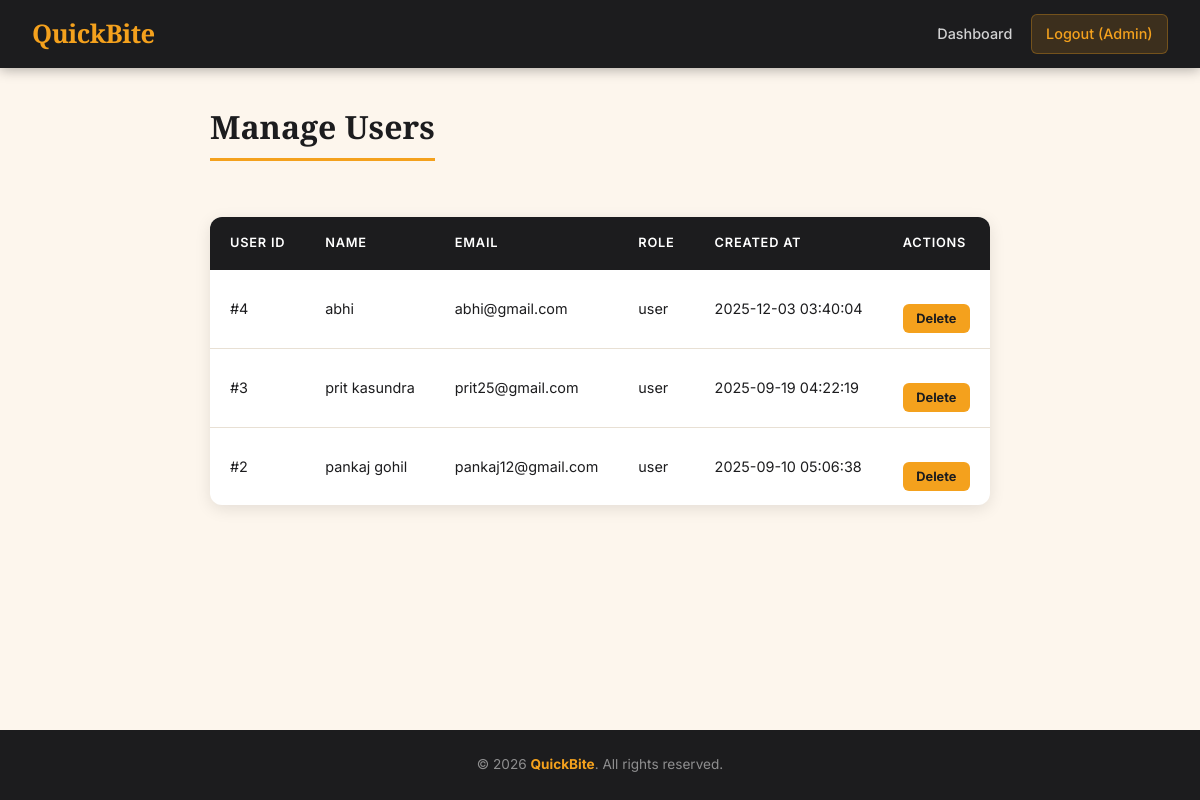
Screenshot of /users.php (signed in) with the database file from the repository.
### tables this page shows
CREATE TABLE IF NOT EXISTS `users` (
  `id` int NOT NULL AUTO_INCREMENT,
  `name` varchar(100) DEFAULT NULL,
  `email` varchar(100) DEFAULT NULL,
  `password` varchar(255) DEFAULT NULL,
  `address` text,
  `phone` varchar(20) DEFAULT NULL,
  `created_at` timestamp NULL DEFAULT CURRENT_TIMESTAMP,
  `role` enum('user','admin') NOT NULL DEFAULT 'user',
  PRIMARY KEY (`id`),
  UNIQUE KEY `email` (`email`)
);

### users.php (the view, shortened to what this page needs)
<?php
include 'includes/db.php';
include 'includes/header.php';
$sql = "SELECT id, name, email, role, created_at FROM users ORDER BY created_at DESC";
$result = $conn->query($sql);
?>
<div class="manage-users-container">
    <h1>Manage Users</h1>
    <?php if ($result->num_rows > 0): ?>
        <table class="users-table">
            <thead>
                <tr>
                    <th>User ID</th>
                    <th>Name</th>
                    <th>Email</th>
                    <th>Role</th>
                    <th>Created At</th>
                    <th>Actions</th>
                </tr>
            </thead>
            <tbody>
                <?php while ($row = $result->fetch_assoc()): ?>
                    <tr>
                        <td>#<?= htmlspecialchars($row['id']) ?></td>
                        <td><?= htmlspecialchars($row['name']) ?></td>
                        <td><?= htmlspecialchars($row['email']) ?></td>
                        <td><?= htmlspecialchars($row['role']) ?></td>
                        <td><?= $row['created_at'] ?></td>
                        <td>
                            <form method="POST" style="display:inline;">
                                <button type="submit" class="btn btn-danger" onclick="return confirm('Are you sure you want to delete this user?')">Delete</button>
                            </form>
                        </td>
                    </tr>
                <?php endwhile; ?>
            </tbody>
        </table>
    <?php else: ?>
        <p>No users found.</p>
    <?php endif; ?>
</div>
<?php
include 'includes/footer.php';
?>

### css/style.css (style rules this page uses)
:root { --charcoal: #1C1C1E; --saffron: #F4A11D; --saffron-dk: #D4880E; --cream: #FDF6ED; --tomato: #E8432D; --tomato-dk: #C2341F; --sage: #4A7C59; --sage-dk: #355E41; --muted: #6B6B6B; --border: #E8E0D4; --white: #FFFFFF; --shadow-sm: 0 1px 4px rgba(0,0,0,0.08); --shadow-md: 0 4px 16px rgba(0,0,0,0.10); --shadow-lg: 0 8px 32px rgba(0,0,0,0.14); --radius-sm: 6px; --radius-md: 12px; --radius-lg: 20px; --nav-h: 68px; }
*, *::before, *::after { margin: 0; padding: 0; box-sizing: border-box; }
html { scroll-behavior: smooth; }
html, body { height: 100%; }
body { font-family: 'Inter', sans-serif; background-color: var(--cream); color: var(--charcoal); line-height: 1.6; padding-top: var(--nav-h); display: flex; flex-direction: column; min-height: 100vh; }
h1, h2, h3 { font-family: 'Playfair Display', serif; line-height: 1.2; }
.btn, .btn-primary, .btn-secondary, .btn-danger { display: inline-block; font-family: 'Inter', sans-serif; font-size: 0.9rem; font-weight: 600; padding: 0.6rem 1.4rem; border-radius: var(--radius-sm); border: none; cursor: pointer; text-decoration: none; transition: background 0.2s, transform 0.15s, box-shadow 0.2s; line-height: 1.4; }
.btn { background: var(--sage); color: var(--white); }
.btn-danger { background: var(--tomato); color: var(--white); }
form button[type="submit"] { margin-top: 1.25rem; background: var(--saffron); color: var(--charcoal); font-weight: 700; padding: 0.75rem 2rem; border: none; border-radius: var(--radius-sm); font-size: 1rem; cursor: pointer; transition: background 0.2s, transform 0.15s; width: 100%; }
.food-table, .users-table, .messages-table { width: 100%; border-collapse: collapse; background: var(--white); border-radius: var(--radius-md); overflow: hidden; box-shadow: var(--shadow-md); margin-top: 1.5rem; }
.food-table th, .users-table th, .messages-table th { background: var(--charcoal); color: var(--white); padding: 1rem 1.25rem; text-align: left; font-size: 0.8rem; font-weight: 600; text-transform: uppercase; letter-spacing: 0.06em; }
.food-table td, .users-table td, .messages-table td { padding: 0.9rem 1.25rem; border-bottom: 1px solid var(--border); font-size: 0.9rem; vertical-align: middle; color: var(--charcoal); }
.food-table tr:last-child td, .users-table tr:last-child td, .messages-table tr:last-child td { border-bottom: none; }
.food-table form, .users-table form, .messages-table form { display: inline; background: none; padding: 0; border: none; box-shadow: none; margin: 0; }
.food-table .btn, .food-table .btn-secondary, .food-table .btn-danger, .users-table .btn, .users-table .btn-danger, .messages-table .btn-danger { padding: 0.35rem 0.85rem; font-size: 0.8rem; }
.manage-users-container, .view-messages-container { max-width: 1160px; margin: 0 auto; padding: 2.5rem 1.5rem; }
.manage-users-container h1, .view-messages-container h1 { font-size: 2rem; margin-bottom: 2rem; padding-bottom: 0.75rem; border-bottom: 3px solid var(--saffron); display: inline-block; }

### rows the page displays
users: id "4", name "abhi", email "abhi@gmail.com", role "user", created_at "2025-12-03 03:40:04"
users: id "3", name "prit kasundra", email "prit25@gmail.com", role "user", created_at "2025-09-19 04:22:19"
users: id "2", name "pankaj gohil", email "pankaj12@gmail.com", role "user", created_at "2025-09-10 05:06:38"

### other values shown
$_SESSION['user_name'] "Admin"
